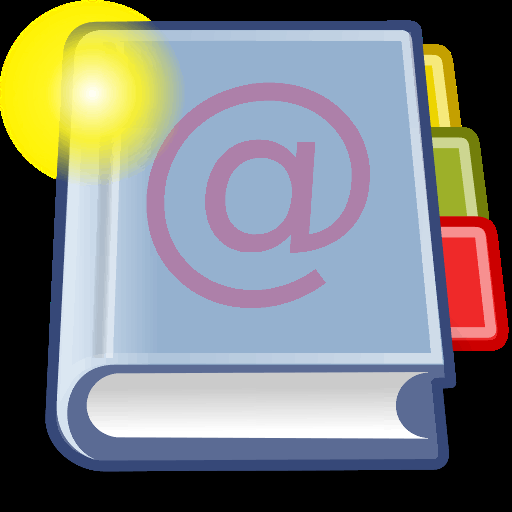
#> input picture intermediate-presentation/address-book-decoded.png, 512 x 512 px
$ jupyter execute crop.ipynb
#> lines starting #> are read from the running program, lines starting #| are printed output that depends on the picture
[cell 1]
import cv2
from pathlib import Path
from typing import List

def make_crop(img_paths: List[str], sr, sc, dr, dc):
#> called with sr = 100, sc = 100, dr = 75, dc = 75
    img_paths = [Path(p) for p in img_paths]
    for p in img_paths:
        img = cv2.imread(str(p), cv2.IMREAD_COLOR)
#> img is the input picture: shape (512, 512, 3); mean B, G, R 127.1, 128.9, 127
        outp = p.parents[0] / (p.stem + "-cropped.png")
        img = cv2.resize(img[sr:sr+dr, sc:sc+dc, :], (dr*20, dc*20), interpolation=cv2.INTER_NEAREST)
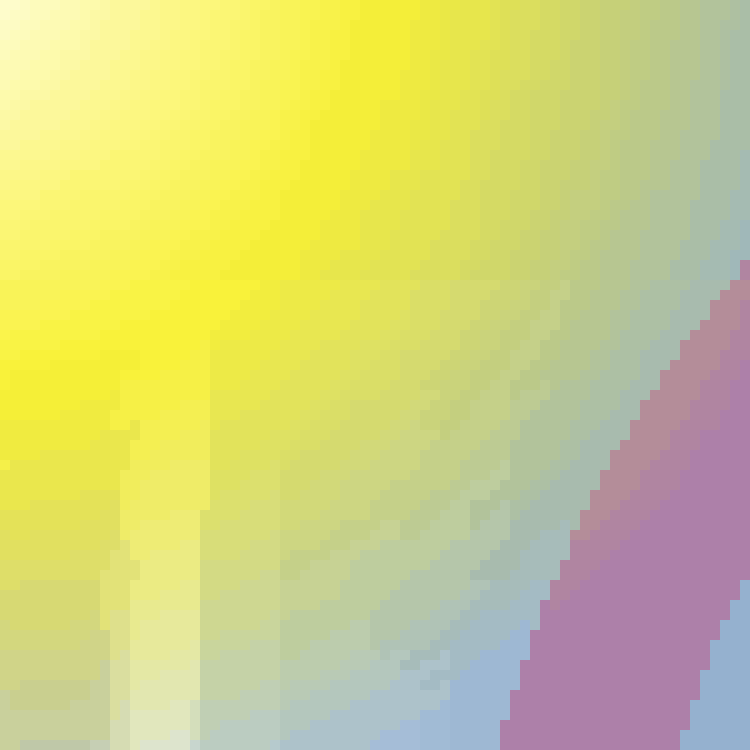
#> img: shape (1500, 1500, 3) (shown at 1/2 size); mean B, G, R 127.8, 209.4, 210
        cv2.imwrite(str(outp), img)
#> pass 2 of the loop in make_crop, `for p in img_paths:`:
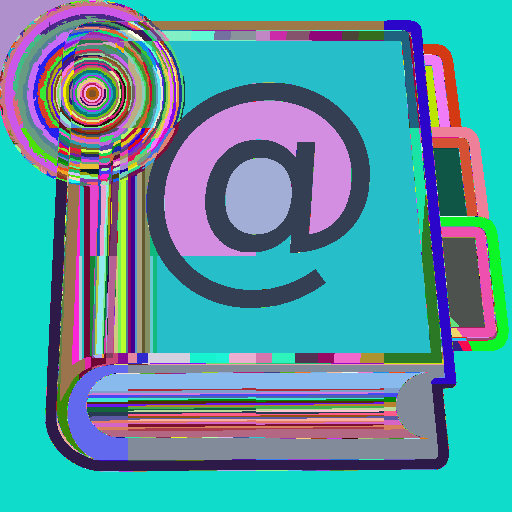
#> input picture intermediate-presentation/address-book-mask.png, 512 x 512 px
#> in make_crop, img is the input picture: shape (512, 512, 3); mean B, G, R 164, 152.3, 83.1
#> img: shape (1500, 1500, 3)
#> pass 3 of the loop in make_crop, `for p in img_paths:`:
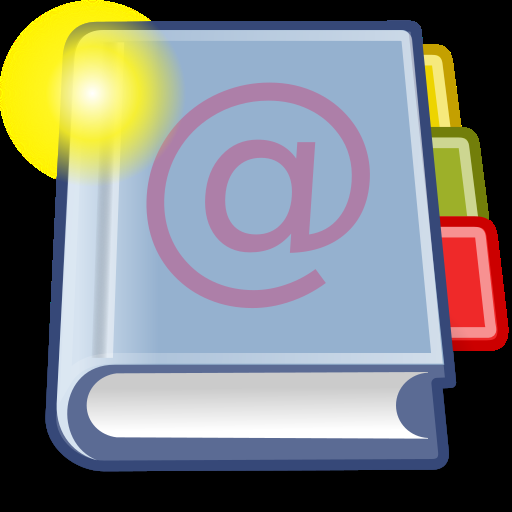
#> input picture intermediate-presentation/address-book.png, 512 x 512 px
#> in make_crop, img is the input picture: shape (512, 512, 3); mean B, G, R 127.1, 128.9, 127
#> img: shape (1500, 1500, 3)
#> call 2 of make_crop, with sr = 300, sc = 570, dr = 60, dc = 60
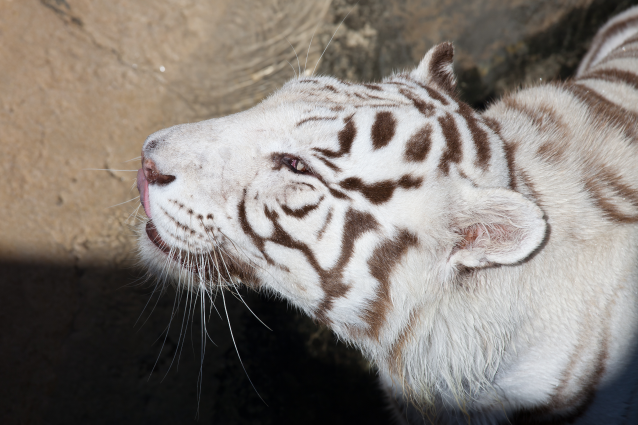
#> input picture intermediate-presentation/wikipedia001.png, 1276 x 850 px (shown at 1/2 size)
#> in make_crop, img is the input picture: shape (850, 1276, 3); mean B, G, R 118.3, 124.5, 131.7
#> in make_crop (call 2), `img = cv2.resize(img[sr:sr+dr, sc:sc+dc, :], (dr*20, dc*20), interpola..`:
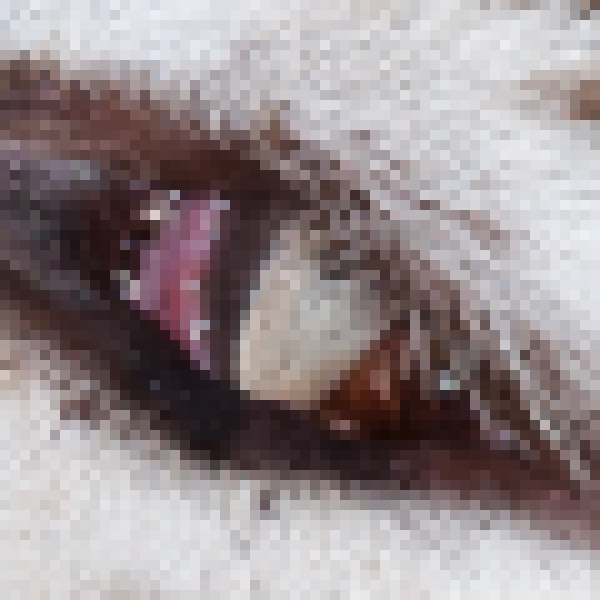
#> img: shape (1200, 1200, 3) (shown at 1/2 size); mean B, G, R 142.3, 140.2, 150.7
#> pass 2 of the loop in make_crop, `for p in img_paths:`:
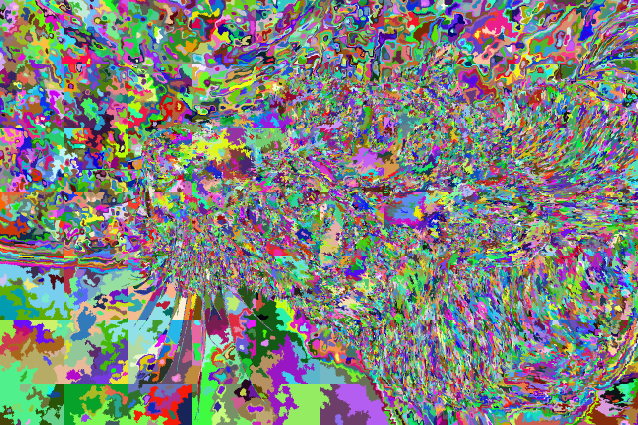
#> input picture intermediate-presentation/wikipedia001-mask.png, 1276 x 850 px (shown at 1/2 size)
#> in make_crop, img is the input picture: shape (850, 1276, 3); mean B, G, R 124.6, 129.9, 128.2
#> in make_crop (call 2), `img = cv2.resize(img[sr:sr+dr, sc:sc+dc, :], (dr*20, dc*20), interpola..`:
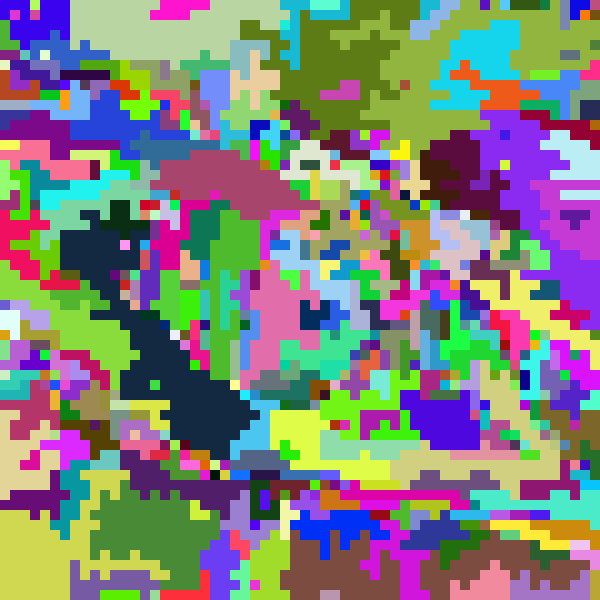
#> img: shape (1200, 1200, 3) (shown at 1/2 size); mean B, G, R 124.3, 129.2, 128.7
#> pass 3 of the loop in make_crop, `for p in img_paths:`:
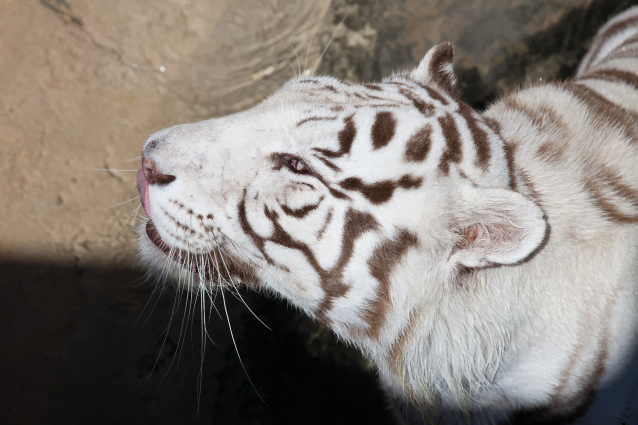
#> input picture intermediate-presentation/wikipedia001-decoded.png, 1276 x 850 px (shown at 1/2 size)
#> in make_crop, img is the input picture: shape (850, 1276, 3); mean B, G, R 118.3, 124.5, 131.8
#> in make_crop (call 2), `img = cv2.resize(img[sr:sr+dr, sc:sc+dc, :], (dr*20, dc*20), interpola..`:
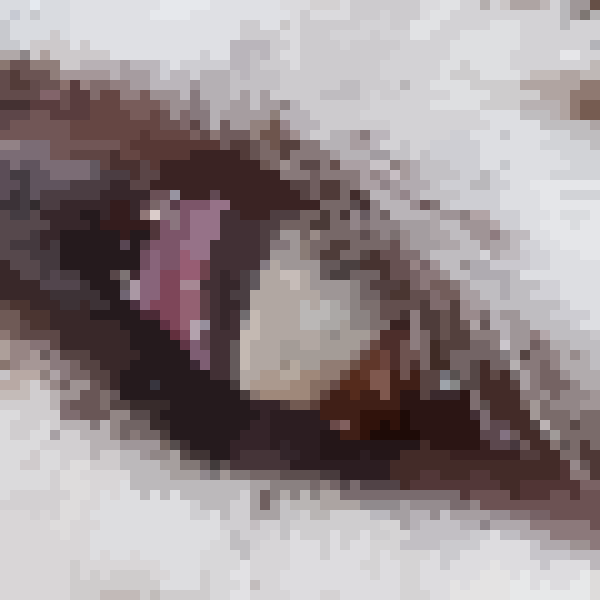
#> img: shape (1200, 1200, 3) (shown at 1/2 size); mean B, G, R 142.2, 140.3, 150.8
